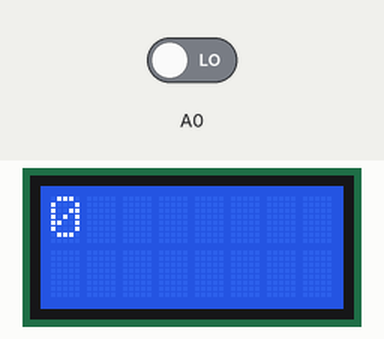
Simulated run of this sketch. Board: Arduino Leonardo, built with avr-gcc and run on an emulated ATmega32U4. Shown: 8×2 character LCD. The test bench sets the inputs (shaded band); at power-on: A0 LOW. What the sketch prints to the serial monitor is not drawn.

Above: at 1.2 s.
1.3 s: A0 driven HIGH
At 1.8 s:
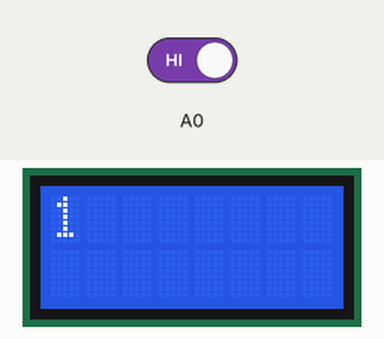
Timing chart, 0 to 4.3 s (numbered marks = the images above; inputs shaded):
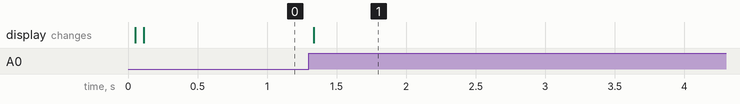

The sketch:

TeamC3P0_Task1_DigitalSensor.ino
```cpp
//This is the code for digital IR Sensor (1 or 0)

#include <Romi32U4.h>
Romi32U4LCD lcd;


void setup(){
Serial.begin(9600);
}
void loop(){

  Serial.print("Digital Signal:");
  Serial.println(digitalRead(A0),BIN);    //Print to Serial Monitor

  delay(50);
  lcd.gotoXY(0, 0);
  lcd.print(digitalRead(A0));             //Print digital signal to LCD

}
```

Measured:
- after the input at 1.3 s, the display: changes at once (image 1)
